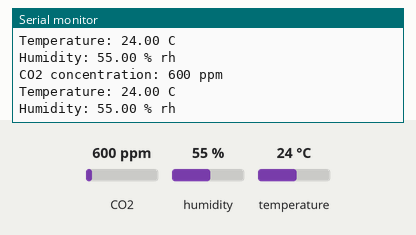
Recording of a program running on a simulated ESP32. On the bench: the last lines printed to the serial monitor. Inputs (shaded band) come from the test bench; at power-on: CO2 600 ppm, humidity 55 %, temperature 24 °C.

Above: at 4.8 s.
4.9 s: CO2 set to 452 ppm
At 7.3 s:
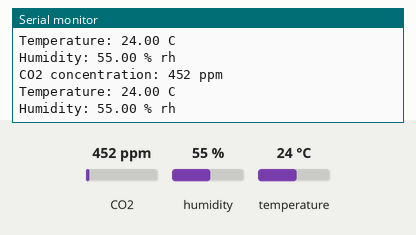
7.9 s: humidity set to 22 %
At 9.6 s:
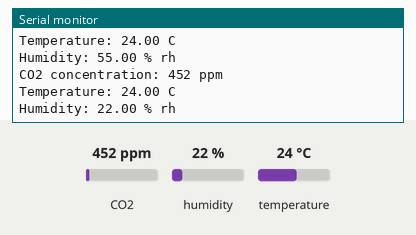
10.9 s: temperature set to 12 °C
At 12.9 s:
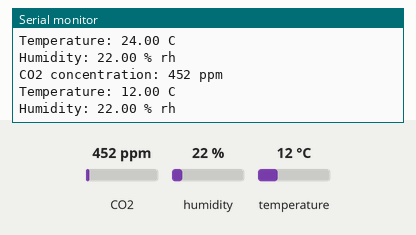

The program:

main.cpp
```cpp
/*
  @author: Kenta Adachi, Rong Mu
  @date: 2023/5/20
  @project_detail: An ESP32 centered air quality sensor, which measures CO2 concentration, particulate matter counts,
                 toxic gas detection, and temperature and humidity
  @components: ESP32, MH-Z19B CO2 sensor, PMS5003 particulate matter sensor, MP503 toxic gas sensor, and DHT20 temperature and humidity sensor
  @reference: https://how2electronics.com/interfacing-pms5003-air-quality-sensor-arduino/
*/

#include <Arduino.h>
#include <Adafruit_AHTX0.h>
#include "MHZ19.h"

#define CO2_RX 26
#define CO2_TX 27
#define PM_RX 13
#define PM_TX 12
#define BAUDRATE 9600

unsigned long start_time = 0;

MHZ19 my_MHZ19; // CO2 sensor
Adafruit_AHTX0 aht; // temperature/humidity sensor
HardwareSerial *MHZ19_port = &Serial1;
HardwareSerial *PMS_port = &Serial2;

struct PMS{
  uint16_t frame_len;
  uint16_t pm10_unit, pm25_unit, pm100_unit;
  uint16_t pm10_atm, pm25_atm, pm100_atm;
  uint16_t particle_count_3, particle_count_5, particle_count_10, particle_count_25, paricle_count_50, particle_count_100;
  uint16_t reserved;
  uint16_t checksum;
};

struct PMS pms; // pm sensor

// handles uart communication with particulate matter sensor
int read_pms(){
  uint8_t start1, start2;
  uint8_t read_buffer[30];
  uint16_t checksum = 0;
  uint16_t struct_buffer[15];

  if (!PMS_port->available()) return 0;
  if ((start1 = PMS_port->read()) != 0x42) return 0;
  if ((start2 = PMS_port->read()) != 0x4d) return 0;

  // read byte 2 to byte 31
  for (int i = 0; i < 30; ++i){
    read_buffer[i] = PMS_port->read();
  }

  // sum byte 0 to byte 29 to get checksum
  checksum += start1+start2;
  for (int i = 0; i < 28; ++i){
    checksum += read_buffer[i];
  }

  if (checksum != ((read_buffer[28] << 8) + read_buffer[29])) return 0;

  for (int i = 0; i < 15; ++i){
    struct_buffer[i] = (read_buffer[i*2] << 8) + read_buffer[i*2+1];
  }

  memcpy(&pms, (void *)struct_buffer, 30);

  return 1;
}

void setup() {
  // configure UART communcation with CO2 sensor
  Serial.begin(BAUDRATE);

 // setting up CO2 sensor
  MHZ19_port->begin(BAUDRATE, SERIAL_8N1, CO2_RX, CO2_TX);
  my_MHZ19.begin(Serial1);
  my_MHZ19.autoCalibration();

  // setting up particulate matter sensor
  PMS_port->begin(BAUDRATE, SERIAL_8N1, PM_RX, PM_TX);

  // setting up temperature/humidity sensor
  if (!aht.begin()){
    while (1) delay(10);
  }
}

void loop() {
  if (millis() >= start_time + 2000){
    int CO2 = my_MHZ19.getCO2();
    start_time = millis();

    Serial.print("CO2 concentration: ");
    Serial.print(CO2);
    Serial.println(" ppm");

    if (read_pms()){
      Serial.print("PM 1.0 (ug/m3): ");
      Serial.println(pms.pm10_atm);
      Serial.print("PM 2.5 (ug/m3): ");
      Serial.println(pms.pm25_atm);
      Serial.print("PM 10.0 (ug/m3): ");
      Serial.println(pms.pm100_atm);
    }

    sensors_event_t humidity, temp;
    aht.getEvent(&humidity, &temp);
    Serial.print("Temperature: ");
    Serial.print(temp.temperature);
    Serial.println(" C");
    Serial.print("Humidity: ");
    Serial.print(humidity.relative_humidity);
    Serial.println(" % rh");

    Serial.println();
  }
}
```

Measured:
- after the input at 4.9 s, the serial monitor: prints a new line after 1.2 s (image 1)
- after the input at 7.9 s, the serial monitor: prints a new line after 0.27 s (image 2)
- after the input at 10.9 s, the serial monitor: prints a new line after 1.3 s (image 3)
